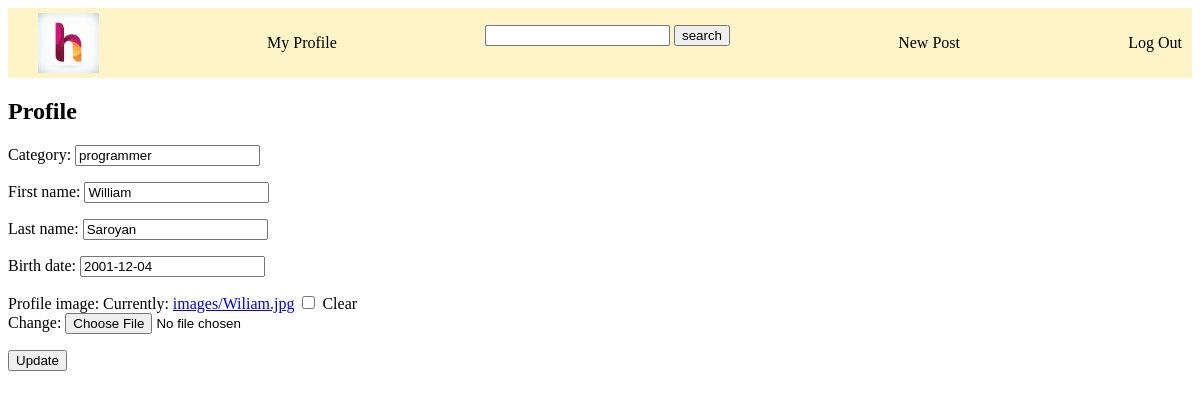
The app's page /accounts/update/2/ (signed in), older data.
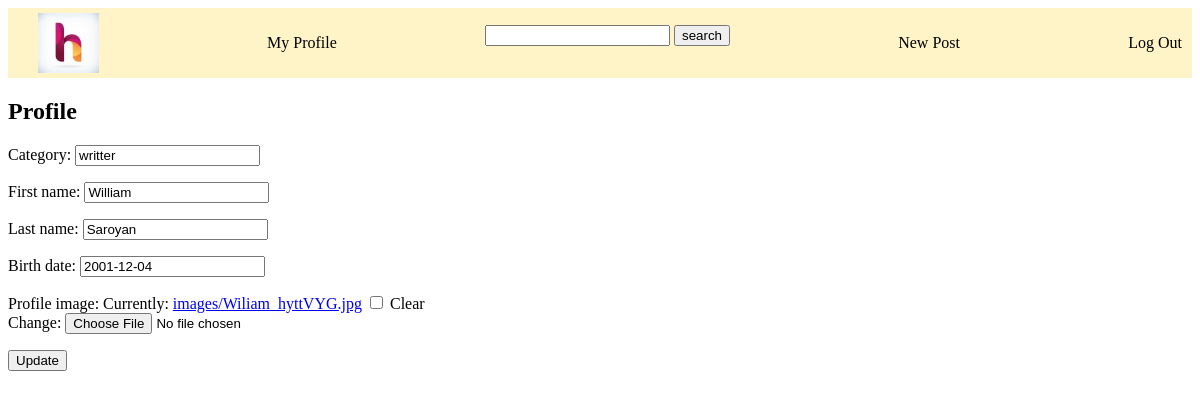
The same page, newer data.
### accounts/models.py (models this page shows, shortened)
class Profile(models.Model):
    user = models.OneToOneField('auth.user',related_name="profile_user",on_delete=models.CASCADE)
    first_name = models.CharField(max_length=150)
    last_name = models.CharField(max_length=150)
    category = models.CharField(max_length=150)
    birth_date = models.DateField()
    profile_image = models.ImageField(null=True,blank=True,upload_to='images/',default='user.jpg')

### accounts/views.py (the view)
# urls.py: path('update/<int:pk>/',ProfileUpdateView.as_view(),name='profile_update'),
class ProfileUpdateView(UpdateView):
    model = Profile
    template_name = 'profile_update.html'
    fields = ['category','first_name','last_name','birth_date','profile_image',]

### templates/profile_update.html
{% extends 'base.html' %}
{% block content %}
<h2>Profile</h2>
<form action="" method="post" enctype="multipart/form-data">{% csrf_token %}
    {{form.as_p}}
    <input type="submit" value="Update">
</form>
{% endblock content %}

Row changes from the older to the newer data that the page shows:
changed Profile "William": category "programmer" → "writter"
Text that changed along with them:
text no longer shown: "Category: First name: Last name: Birth date: Profile image: Currently: images/Wiliam.jpg Clear Change:"
text now shown: "Category: First name: Last name: Birth date: Profile image: Currently: images/Wiliam_hyttVYG.jpg Clear Change:"
